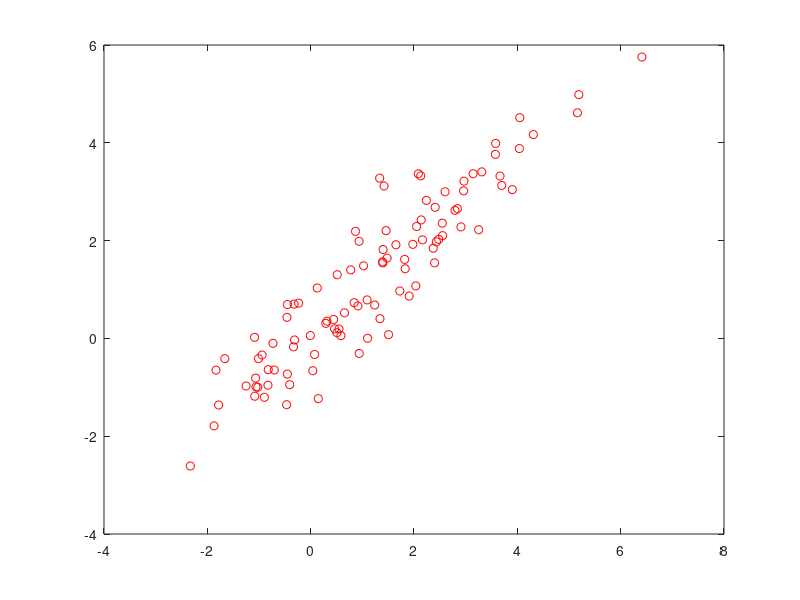

Source code (MATLAB): (Note: this script raises an error after producing the figure.)
X=mvnrnd([1;1],[3,2.8;2.8,3],100);
plot(X(:,1),X(:,2),'ro')
Z = linkage(X,'complete');

% m = 100
% size of Z is m-1 = 99
% leaf nodes are numbered I = 1 to 100
% each row with index  I is a step that creates a new cluster with cluster id m+I 

NgcompMax=25;
dim=2;
idx = cluster(Z,'Maxclust',NgcompMax);
% [idx,C,sumd,D] = kmeans(X,NgcompMax,'EmptyAction','drop','Options',statset('MaxIter',500,'UseParallel',false));

% [M,P,S]=getmetaCluster(idx,X,NgcompMax);

cnt=0;
while(1)
    cnt=cnt+1;
    cnt
    
    [M,P,S]=getmetaCluster(idx,X,NgcompMax);
    
    B=S(S(:,1)~=-1,:); % take the bad ones
    if isempty(B)
        break
    end
    
    B=B(1,:); % take the first one
    
    badidx = B(1,end);
    RestS = S;
    RestS = RestS(RestS(:,3)~=badidx,:);
    
    badM = M(M(:,3)==badidx,:);
    RestM = M(M(:,3)~=badidx,:);
    
    m=size(RestM,1);
    [~,ind]=min(sum((RestM(:,[1,2])-repmat(badM([1,2]),m,1)).^2,2));
    
    cluttoind = RestM(ind,3);
    
    idx(idx==badidx) = cluttoind;
    if cluttoind>badidx
        for i=badidx+1:length(unique(idx))+1
           idx(idx==i)=idx(idx==i)-1; 
        end
    else
        for i=badidx+1:length(unique(idx))+1
           idx(idx==i)=idx(idx==i)-1; 
        end
    end
    % make the idex cosecutinve
%     if length(unique(idx))~=max(idx)
%         h=unique(idx);
%         
%     end
    [length(unique(idx)),max(idx)]
    NgcompMax = max(idx);
    keyboard
    
end

for i=1:NgcompMax 
    xx=X(idx==i,:) ;

    figure(3)
    plot(X(:,1),X(:,2),'ro')
    hold on
    plot(xx(:,1),xx(:,2),'b+')
    hold off
    
    pause(1)

end


